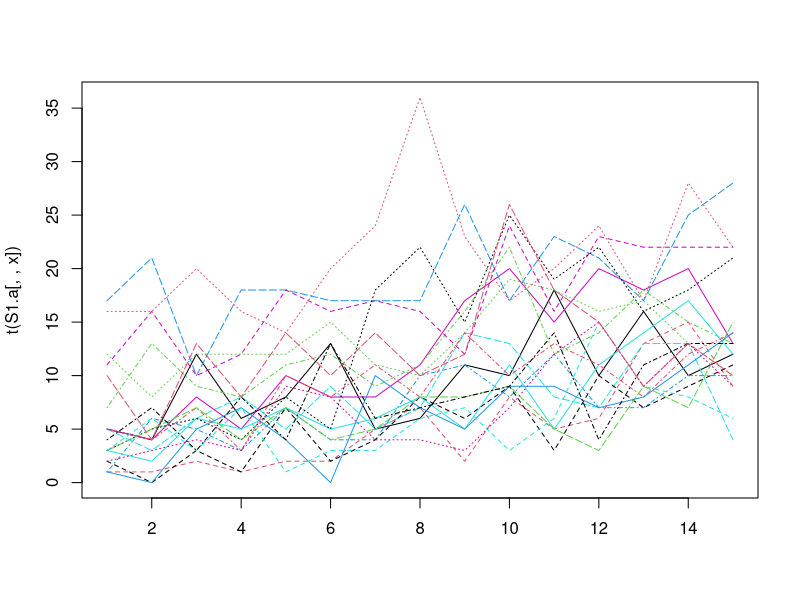
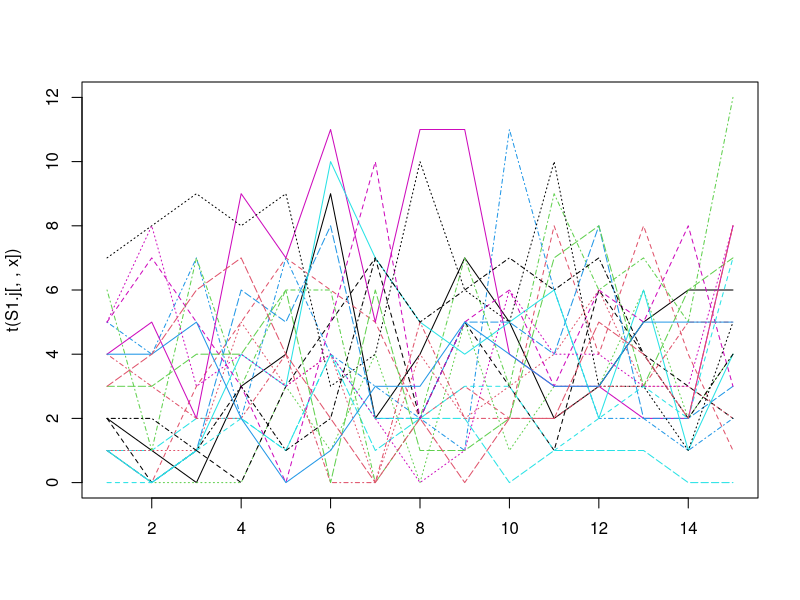
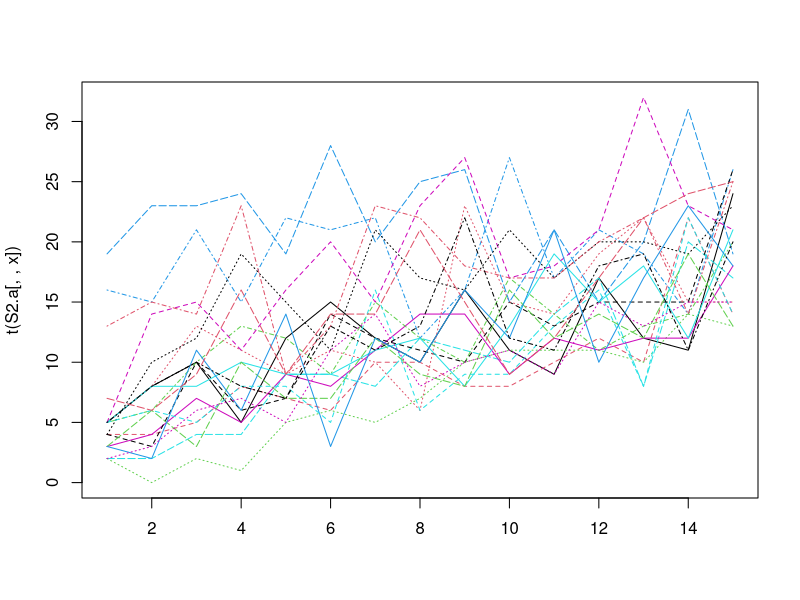
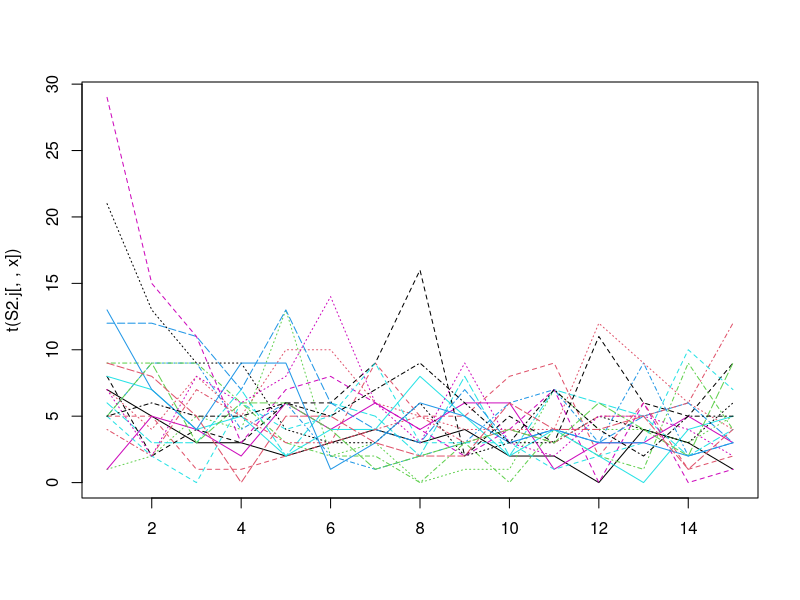
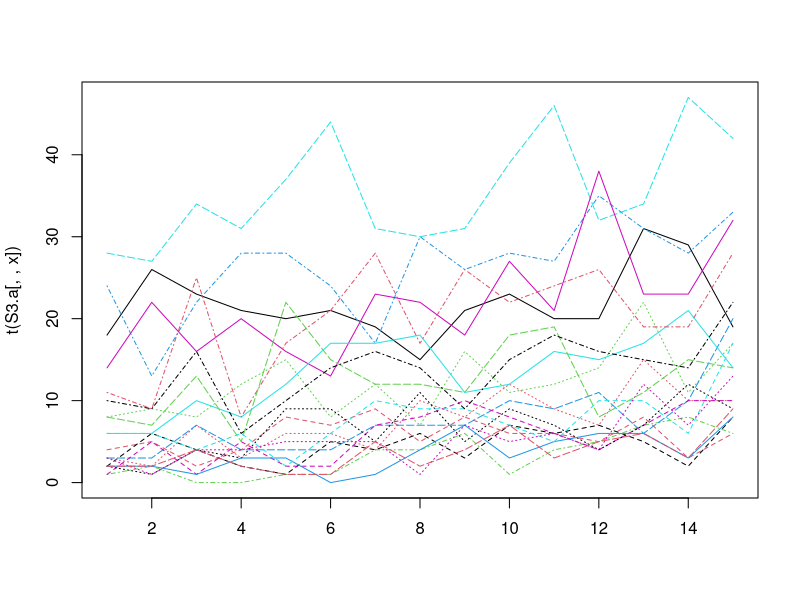
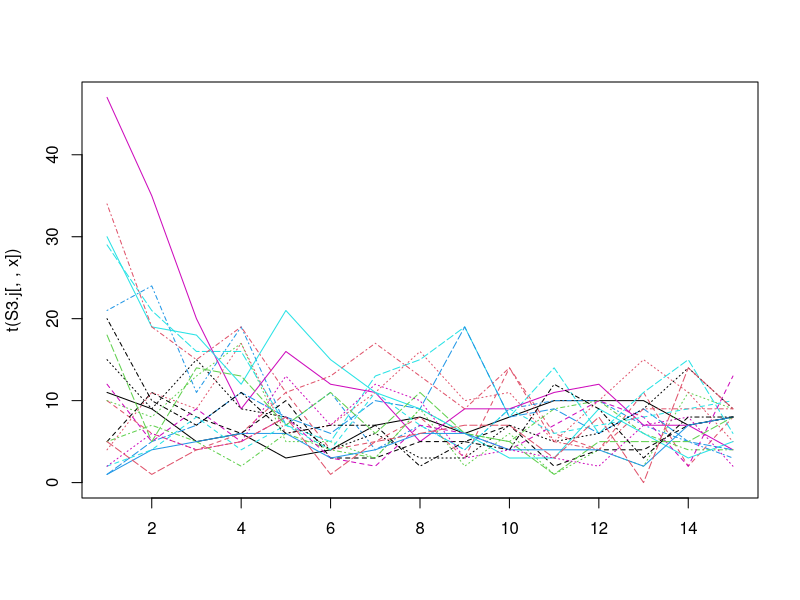
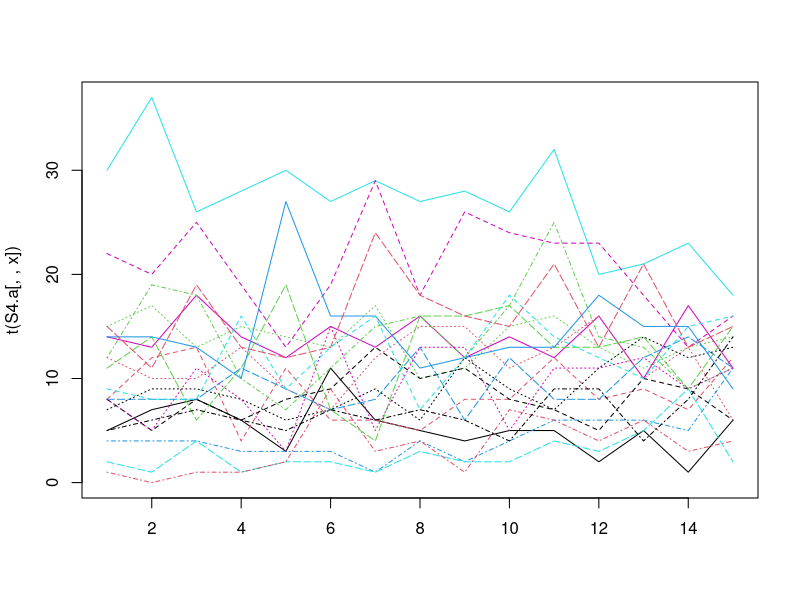
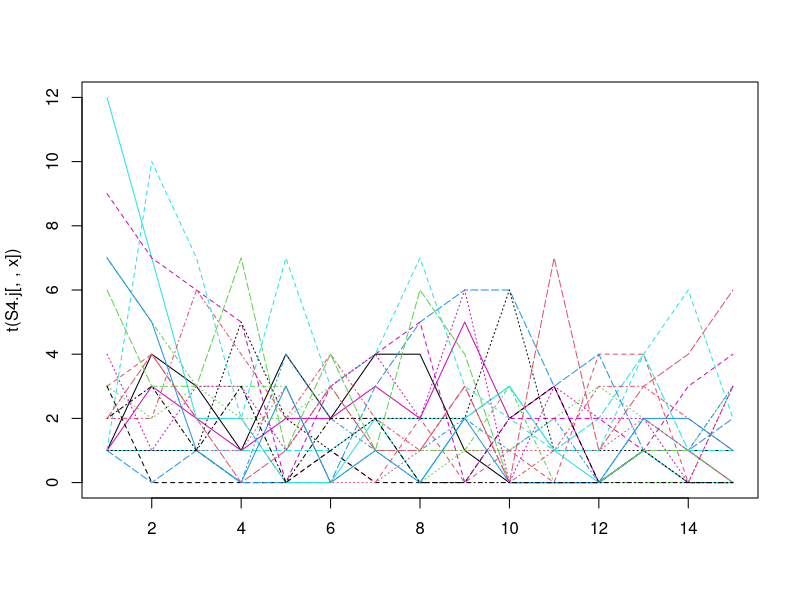

The R source for these figures, in order:

### Code by Maria Paniw
### Created 09-10-2022

### Simulated data to test parameter recovery

# We simulated five species in 20 sites

### Here are the parameters we used for simulations: 

a0.S1=c(5,5,5,8,5,5,5,2.5,5,6,4)
a1.S1=c(0.4,0.6,0.4,0.4,0.4,0.5,0.4,0,0.4,0.4,0.4)
a2.S1=c(0,0,-0.9,0,-1,-1,-1,0.2,0,0,0)
a3.S1=c(-0.9,-0.8,0,-1.8,0,0,0,-0.4,-0.8,-1,-0.9)
b0.S1=c(4,3.8,2,2,2,0.5,2,NA,NA,2,rep(NA,5))
b1.S1=c(0.8,0.8,0.3,0,0,0,0,NA,NA,0,rep(NA,5))
b2.S1=c(0,0,0,0,-0.3,rep(0,10))
b3.S1=c(-0.1,-0.1,0,-0.3,0,1,-0.3,NA,NA,-0.3,rep(NA,5))
gamma.S1=c(4.8,4.5,5,5,1,1.7,1,1.5,1,1,1)
tau.S1=c(0.2,0.4,0.2,0.2,0.2,0.25,0.2,0.5,0.2,0.2,0.2)

a0.S2=c(4,4.5,4,6,4,4,4,7,5,4,5)
a1.S2=c(rep(0,7),0.7,0,0,0)
a2.S2=c(-0.7,-0.9,rep(-0.7,5),0,-0.7,-1.5,-1.7)
a3.S2=c(-0.2,-0.4,-0.3,rep(-0.2,4),-0.8,-0.2,-0.9,-0.2)
b0.S2=c(6,5,5,6,rep(NA,11))
b1.S2=c(0.5,0.5,0.7,0.7,rep(NA,11))
b2.S2=c(0,0,0,-1.2,rep(NA,11))
b3.S2=c(-1.2,1.5,-1.2,0,rep(NA,11))
gamma.S2=c(5,6,5,5,rep(2.1,11))
tau.S2=c(rep(0.3,7),0.6,0.6,0.3,0.6)

a0.S3=c(6.5,7,6.5,8.5,3.5,3.5,3.5,6,5,3.5,5)
a1.S3=c(rep(0,15))
a2.S3=c(rep(0,15))
a3.S3=c(-0.9,-0.9,-1.0,-1.7,rep(-0.55,3),-2,-1.2,-0.55,-1.2)
b0.S3=c(4,4,4,4,1.5,1.5,3,0.1,0.9,0.9,0.9)
b1.S3=c(rep(0,15))
b2.S3=c(0.2,-0.2,-0.3,0.2,0,0,0,0,0.2,0)
b3.S3=c(-0.6,0.9,0.6,0.6,-0.2,0.2,0.2,-0.4,-0.6,0,-0.6)
gamma.S3=c(6,6,6,4.9,2.5,2.5,2.5,2.5,3.8,2.5,2.5)
tau.S3=c(0.1,0.2,0.1,0.1,0.2,0.23,0.2,0.7,0.7,0.1,0.7)


a0.S4=c(4.1,4.1,4.1,8,5,3.5,3.5,9,6,6,6)
a1.S4=c(rep(0,5),0.2,0.3,rep(0,8))
a2.S4=c(-0.4,-0.4,-0.4,-0.4,-0.4,0.3,0.4,-1.5,-0.4,-1.2,-0.7)
a3.S4=c(-0.9,-0.9,-1.98,-1.98,-0.7,-0.6,-0.7,-1.8,-1,-0.3,-1)
b0.S4=c(2.8,3.8,2.7,4,3,3,3,rep(NA,8))
b1.S4=c(0,0,0,0,0.2,0.2,0.2,rep(NA,8))
b2.S4=c(0,0,0,0,-0.35,0.35,-0.35,rep(NA,8))
b3.S4=c(-0.1,-0.1,-0.1,-1.9,0,0,0,rep(NA,8))
gamma.S4=c(7,7,7,4.9,0.5,0.4,0.5,1.1,0.5,0.9,0.5)
tau.S4=c(0.2,0.2,0.5,0.2,0.2,0.2,0.2,0.6,0.3,0.2,0.2)

a0.S5=c(4.2,4.2,5,rep(4.2,4),3.5,3.5,4.2,5)
a1.S5=c(1,1,1.2,rep(1,4),1.5,1,1,0.8)
a2.S5=c(-0.2,-0.3,-0.3,rep(-0.2,4),-0.3,rep(-0.2,7))
a3.S5=c(-0.6,-0.5,rep(-0.6,5),-0.2,rep(-0.6,7))
b0.S5=c(3.5,3.5,rep(NA,5),1.5,1.2,NA,1.9)
b1.S5=c(0.4,0.4,rep(NA,5),0.6,0.6,NA,0)
b2.S5=c(0,0,rep(NA,5),-1.1,-0.8,NA,-0.8)
b3.S5=c(rep(0,15))
gamma.S5=c(7,7,7,4.9,1.7,1.7,1.7,3,1.9,1.7,1.7)
tau.S5=c(0.3,0.35,rep(0.3,5),0.65,0.3,0.3,0.3)

# Rainfall

rain=rnorm(20)

# Densities (all but initial ones simulated): 20 sites, 15 years
# a - adults
# j - juveniles

# S1
S1.a = array(NA,c(20,15,15))
S1.a[,1,]=c(5,1,12,1,5,5,2,16,7,17,3,11,3,5,3,1,3,2,4,10)

S1.j = array(NA,c(20,15,15))
S1.j[,1,]=c(2,1,1,5,1,4,2,1,6,1,1,5,7,4,3,4,0,5,2,3)


# S2
S2.a = array(NA,c(20,15,15))
S2.a[,1,]=c(5,4,2,16,2,3,4,5,5,19,5,5,4,13,3,3,5,2,5,7)

S2.j = array(NA,c(20,15,15))
S2.j[,1,]=c(7,5,1,5,6,1,8, 7,9,12,8,29,21,4,5,13,5,7,5,9)


# S3
S3.a = array(NA,c(20,15,15))
S3.a[,1,]=c(18,4,8,24,28,14,2,3,1,3,6,1,2,11,8,2,6,3,10,2)

S3.j = array(NA,c(20,15,15))
S3.j[,1,]=c(11,10,10,21,29,47,5,4,5,1,30,12,15,34,18,1,2,2,20,5)


# S4
S4.a = array(NA,c(20,15,15))
S4.a[,1,]=c(5,8,15,4,2,14,8,12,12,8,30,22,7,1,11,14,9,8,5,15)

S4.j = array(NA,c(20,15,15))
S4.j[,1,]=c(1,3,3,1,1,1,3,1,7,1,12,9,1,2,6,7,1,4,2,2)


# S5
S5.a = array(NA,c(20,15,15))
S5.a[,1,]=c(16,2,6,1,5,5,13,5,1,2,5,9,5,1,4,12,2,4,3,10)

S5.j = array(NA,c(20,15,15))
S5.j[,1,]=c(4,9,4, 0,4,9,14,3,3,3,10,13,3,7,2,15,2,3,2,1)

# Simulate the remaining abundances

for(x in 1:10){ # number of simulations
  
  for(i in 1:20) { # Loop over sites
    
    #Intraspecific abundance
    
    Na.s1 <- S1.a[i,1,x]
    Nj.s1 <- S1.j[i,1,x]
    Na.s2 <- S2.a[i,1,x]
    Nj.s2 <- S2.j[i,1,x]
    Na.s3 <- S3.a[i,1,x]
    Nj.s3 <- S3.j[i,1,x]
    Na.s4 <- S4.a[i,1,x]
    Nj.s4 <- S4.j[i,1,x]
    Na.s5 <- S5.a[i,1,x]
    Nj.s5 <- S5.j[i,1,x]
    
  
    # Initial neighbor
    
    neigh.S1 <- log(Na.s2+Na.s3+Na.s4+Na.s5)
    neigh.S2 <- log(Na.s1+Na.s3+Na.s4+Na.s5)
    neigh.S3 <- log(Na.s2+Na.s1+Na.s4+Na.s5)
    neigh.S4 <- log(Na.s2+Na.s3+Na.s1+Na.s5)
    neigh.S5 <- log(Na.s2+Na.s3+Na.s4+Na.s1)
    
    #Specify the model for years 
    for(t in 1:14) {
    
      # S1
      
      phiA.S1 <- 1/(1+exp(-( a0.S1[x] +  a1.S1[x]*rain[t] +  a2.S1[x]* log(Na.s1+0.001)-  a3.S1[x]* neigh.S1)))
      
      if(x%in%c(8,9,11:15)){
        
        thetaJ.S1 <- 0.7
      }else{
        
        thetaJ.S1 <- 1/(1+exp(-(  b0.S1[x] + b1.S1[x]*rain[t]+  b2.S1[x]* log(Na.s1+0.001)-  b3.S1[x]* neigh.S1)))
        
      }

      G.S1 = rpois(1,gamma.S1[x])
      
      # S2
      
      phiA.S2 <- 1/(1+exp(-( a0.S2[x] +  a1.S2[x]*rain[t] +  a2.S2[x]* log(Na.s2+0.001)-  a3.S2[x]* neigh.S2)))
      
      if(x%in%c(5:15)){
        
        thetaJ.S2 <- 0.8
      }else{
        
        thetaJ.S2 <- 1/(1+exp(-(  b0.S2[x] + b1.S2[x]*rain[t]+  b2.S2[x]* log(Na.s2+0.001)-  b3.S2[x]* neigh.S2)))
        
      }
      
      G.S2 = rpois(1,gamma.S2[x])
      
      # S3
      
      phiA.S3 <- 1/(1+exp(-( a0.S3[x] +  a1.S2[x]*rain[t] +  a2.S3[x]* log(Na.s3+0.001)-  a3.S3[x]* neigh.S3)))
      thetaJ.S3 <- 1/(1+exp(-(  b0.S3[x] + b1.S3[x]*rain[t]+  b2.S3[x]* log(Na.s3+0.001)-  b3.S3[x]* neigh.S3)))
      
      G.S3 = rpois(1,gamma.S3[x])
      
      # S4
      
      phiA.S4 <- 1/(1+exp(-( a0.S4[x] +  a1.S4[x]*rain[t] +  a2.S4[x]* log(Na.s4+0.001)-  a3.S4[x]* neigh.S4)))
      
      if(x%in%c(8:15)){
        
        thetaJ.S4 <- 0.6
      }else{
        
        thetaJ.S4 <- 1/(1+exp(-(  b0.S4[x] + b1.S4[x]*rain[t]+  b2.S4[x]* log(Na.s4+0.001)-  b3.S4[x]* neigh.S4)))
        
      }
      
      
      G.S4 = rpois(1,gamma.S4[x])
      
      # S5
      
      phiA.S5 <- 1/(1+exp(-( a0.S5[x] +  a1.S5[x]*rain[t] +  a2.S5[x]* log(Na.s5+0.001)-   a3.S5[x]* neigh.S5)))
      
      if(x%in%c(3:7,10)){
        
        thetaJ.S5 <- 0.85
      }else{
        
        thetaJ.S5 <- 1/(1+exp(-(  b0.S5[x] + b1.S5[x]*rain[t]+  b2.S5[x]* log(Na.s5+0.001) -  b3.S5[x]* neigh.S5)))
        
      }

      
      G.S5 = rpois(1,gamma.S5[x])
      
      ### Update abundances
      
      Na.s1 <- phiA.S1 *  Na.s1 +  tau.S1[x] * thetaJ.S1 * Nj.s1
      Nj.s1 <- (1 - tau.S1[x])*thetaJ.S1 *  Nj.s1 + G.S1
      
      Na.s2 <- phiA.S2 *  Na.s2 +  tau.S2[x] * thetaJ.S2 * Nj.s2
      Nj.s2 <- (1 - tau.S2[x])*thetaJ.S2 *  Nj.s2 + G.S2
      
      Na.s3 <- phiA.S3 *  Na.s3 +  tau.S3[x] * thetaJ.S3 * Nj.s3
      Nj.s3 <- (1 - tau.S3[x])*thetaJ.S3 *  Nj.s3 + G.S3
      
      Na.s4 <- phiA.S4 *  Na.s4 +  tau.S4[x] * thetaJ.S4 * Nj.s4
      Nj.s4 <- (1 - tau.S4[x])*thetaJ.S4 *  Nj.s4 + G.S4
      
      Na.s5 <- phiA.S5 *  Na.s5 +  tau.S5[x] * thetaJ.S5 * Nj.s5
      Nj.s5 <- (1 - tau.S5[x])*thetaJ.S5 *  Nj.s5 + G.S5
      
      neigh.S1 <- log(Na.s2+Na.s3+Na.s4+Na.s5)
      neigh.S2 <- log(Na.s1+Na.s3+Na.s4+Na.s5)
      neigh.S3 <- log(Na.s2+Na.s1+Na.s4+Na.s5)
      neigh.S4 <- log(Na.s2+Na.s3+Na.s1+Na.s5)
      neigh.S5 <- log(Na.s2+Na.s3+Na.s4+Na.s1)
      
      # Save abundances
      
      S1.a[i,t+1,x] = rpois(1,Na.s1)
      S1.j[i,t+1,x] = rpois(1,Nj.s1)
      
      S2.a[i,t+1,x] = rpois(1,Na.s2)
      S2.j[i,t+1,x] = rpois(1,Nj.s2)
      
      S3.a[i,t+1,x] = rpois(1,Na.s3)
      S3.j[i,t+1,x] = rpois(1,Nj.s3)
      
      S4.a[i,t+1,x] = rpois(1,Na.s4)
      S4.j[i,t+1,x] = rpois(1,Nj.s4)
      
      S5.a[i,t+1,x] = rpois(1,Na.s5)
      S5.j[i,t+1,x] = rpois(1,Nj.s5)
      
    }
    
  }
  
}

par(mfrow = c(1, 1))


matplot(t(S1.a[,,x]),type = "l")
matplot(t(S1.j[,,x]),type = "l")

matplot(t(S2.a[,,x]),type = "l")
matplot(t(S2.j[,,x]),type = "l")

matplot(t(S3.a[,,x]),type = "l")
matplot(t(S3.j[,,x]),type = "l")

matplot(t(S4.a[,,x]),type = "l")
matplot(t(S4.j[,,x]),type = "l")

matplot(t(S5.a[,,x]),type = "l")
matplot(t(S5.j[,,x]),type = "l")

